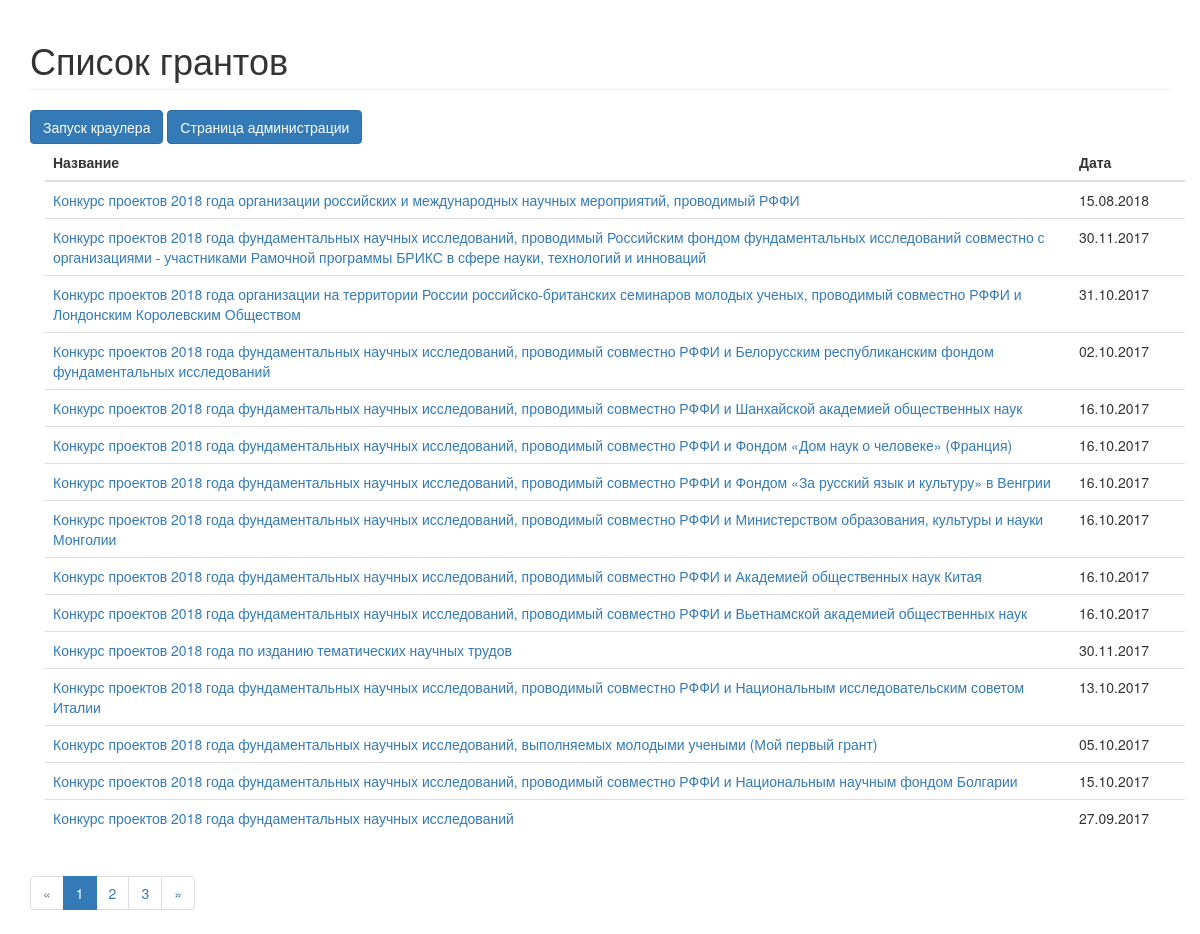
The app's page / (signed in) with its own data.
### app/models.py (models this page shows, shortened)
class Grant(models.Model):
	title = models.CharField(max_length=300, unique=True)
	date= models.CharField(max_length=100)
	link = models.CharField(max_length=300,default="")

### app/views.py (the view)
# urls.py: url(r'^$', views.grant_list, name='grant_list'),
@login_required
def grant_list(request):
    grant_list = Grant.objects.all()
    page = request.GET.get('page', 1)
    paginator = Paginator(grant_list, 15)
    try:
        grants = paginator.page(page)
    except PageNotAnInteger:
        grants = paginator.page(1)
    except EmptyPage:
        grants = paginator.page(paginator.num_pages)
    return render(request, 'app/grant_list.html', { 'grants': grants })

### app/templates/app/grant_list.html
{% extends "app/base.html" %}
{% load staticfiles %}
{% block content %}
   <h1 class="page-header">Список грантов </h1>
<div>
   <a class='btn btn-primary js-create-group' href="/crawl" ">Запуск краулера</a>
   <a class='btn btn-primary js-create-group' href="/djangoadmin">Страница администрации</a>
</div>
   <div class = "container">
   	<table class="table table-hover">
   		<thead class="thead-inverse">
   			<tr>
   				<th scope="row">Название</th>
   				<th>Дата</th>
   			</tr>
   		</thead>
   		<tbody>
   		{% for grant in grants %}
   			<tr>
   				<td style = "width:900px" href="{{grant.link}}">
                  <a target="_new" href="{{grant.link}}">{{ grant.title }}</a>
   				</td>
   				<td style = "width:100px">
   					{{ grant.date}}
   				</td>
   			</tr>
   		{% endfor %}
   		</tbody>
   	</table>
   </div>
 {% if grants.has_other_pages %}
  <ul class="pagination">
    {% if grants.has_previous %}
      <li><a href="?page={{ grants.previous_page_number }}">&laquo;</a></li>
    {% else %}
      <li class="disabled"><span>&laquo;</span></li>
    {% endif %}
    {% for i in grants.paginator.page_range %}
      {% if grants.number == i %}
        <li class="active"><span>{{ i }} <span class="sr-only">(current)</span></span></li>
      {% else %}
        <li><a href="?page={{ i }}">{{ i }}</a></li>
      {% endif %}
    {% endfor %}
    {% if grants.has_next %}
      <li><a href="?page={{ grants.next_page_number }}">&raquo;</a></li>
    {% else %}
      <li class="disabled"><span>&raquo;</span></li>
    {% endif %}
  </ul>
{% endif %}
{% endblock content %}

### records on screen
Grant: title "Конкурс проектов 2018 года организации российских и международных научных мероприятий, проводимый РФФИ", date "15.08.2018"
Grant: title "Конкурс проектов 2018 года фундаментальных научных исследований, проводимый Российским фондом фундаментальных исследований совместно с организациями - участниками Рамочной программы БРИКС в сфере науки, технологий и инноваций", date "30.11.2017"
Grant: title "Конкурс проектов 2018 года организации на территории России российско-британских семинаров молодых ученых, проводимый совместно РФФИ и Лондонским Королевским Обществом", date "31.10.2017"
Grant: title "Конкурс проектов 2018 года фундаментальных научных исследований, проводимый совместно РФФИ и Белорусским республиканским фондом фундаментальных исследований", date "02.10.2017"
Grant: title "Конкурс проектов 2018 года фундаментальных научных исследований, проводимый совместно РФФИ и Шанхайской академией общественных наук", date "16.10.2017"
Grant: title "Конкурс проектов 2018 года фундаментальных научных исследований, проводимый совместно РФФИ и Фондом «Дом наук о человеке» (Франция)", date "16.10.2017"
Grant: title "Конкурс проектов 2018 года фундаментальных научных исследований, проводимый совместно РФФИ и Фондом «За русский язык и культуру» в Венгрии", date "16.10.2017"
Grant: title "Конкурс проектов 2018 года фундаментальных научных исследований, проводимый совместно РФФИ и Министерством образования, культуры и науки Монголии", date "16.10.2017"
Grant: title "Конкурс проектов 2018 года фундаментальных научных исследований, проводимый совместно РФФИ и Академией общественных наук Китая", date "16.10.2017"
Grant: title "Конкурс проектов 2018 года фундаментальных научных исследований, проводимый совместно РФФИ и Вьетнамской академией общественных наук", date "16.10.2017"
Grant: title "Конкурс проектов 2018 года по изданию тематических научных трудов", date "30.11.2017"
Grant: title "Конкурс проектов 2018 года фундаментальных научных исследований, проводимый совместно РФФИ и Национальным исследовательским советом Италии", date "13.10.2017"
Grant: title "Конкурс проектов 2018 года фундаментальных научных исследований, выполняемых молодыми учеными (Мой первый грант)", date "05.10.2017"
Grant: title "Конкурс проектов 2018 года фундаментальных научных исследований, проводимый совместно РФФИ и Национальным научным фондом Болгарии", date "15.10.2017"
Grant: title "Конкурс проектов 2018 года фундаментальных научных исследований", date "27.09.2017"

### other values on screen
{{ i }} "1"
{{ i }} "2" "3"
